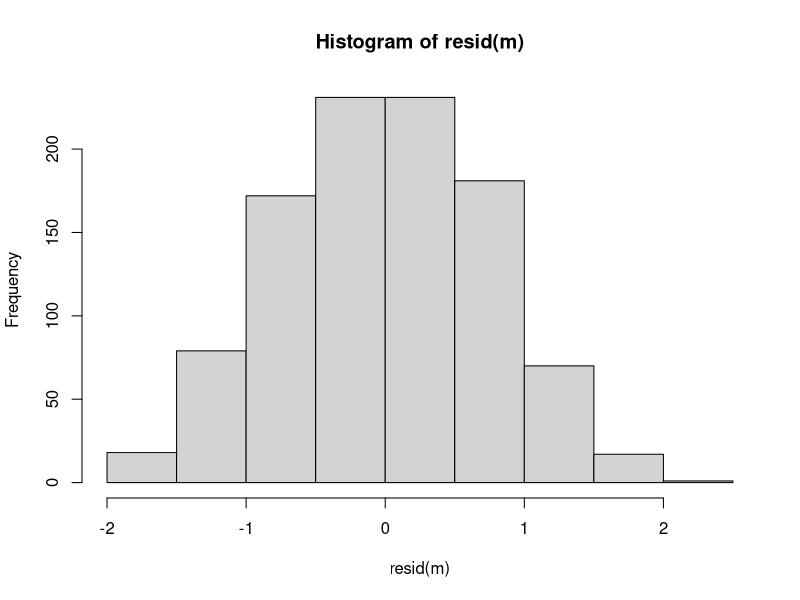
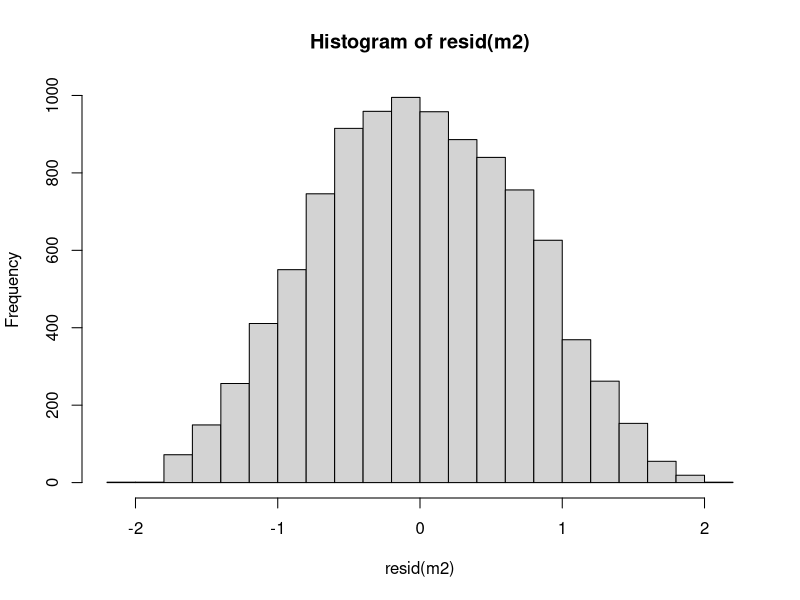
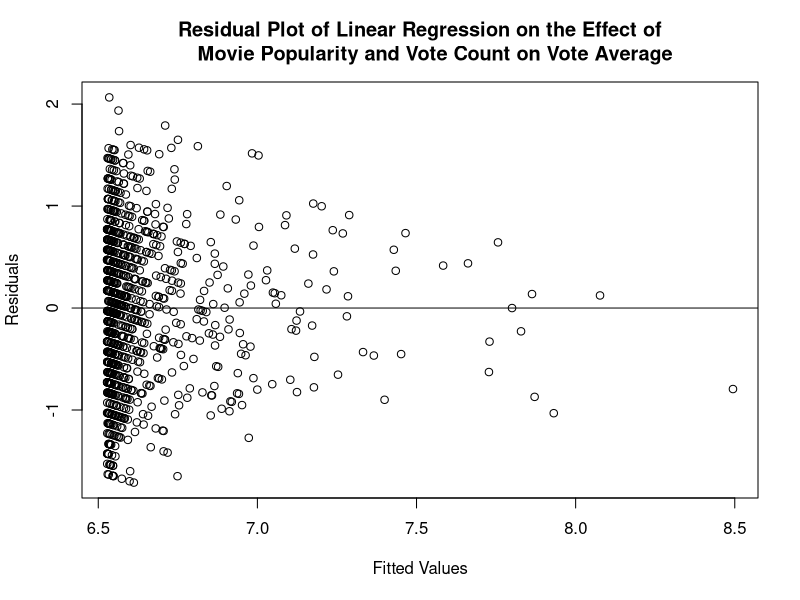

R code for these plots, in order:
# Set working directory and import dataset
setwd("D:\\CodingClasses\\CS555\\Project")

data <- read.csv("Movies.csv", header=TRUE)

# Take 1000 samples
data.1000 <- data[sample(nrow(data), 1000),]

data.1000

# Perform Multiple Linear Regression
x1 <- data.1000$vote_count
x2 <- data.1000$popularity
y <- data.1000$vote_average
m <- lm(y~x1+x2)
summary(m)

# Get F-statistic Value
qf(.95, df1=2, df2=997)

# t critical value
qt(1-.025, df=997)

# Checking for collinearity
cor(x1, x2)


# Perform Multiple Linear Regression
# Again without sampling
x3 <- data$vote_count
x4 <- data$popularity
y2 <- data$vote_average
m2 <- lm(y2~x3+x4)
summary(m2)

# F-statistic
qf(.95, df1=2, df2=9977)

# t critical value
qt(1-.025, df=9977)

hist(resid(m))
hist(resid(m2))

plot(fitted(m), resid(m), axes=TRUE, frame.plot=TRUE,
     xlab="Fitted Values", ylab="Residuals",
     main="Residual Plot of Linear Regression on the Effect of
     Movie Popularity and Vote Count on Vote Average")
abline(h=0)
